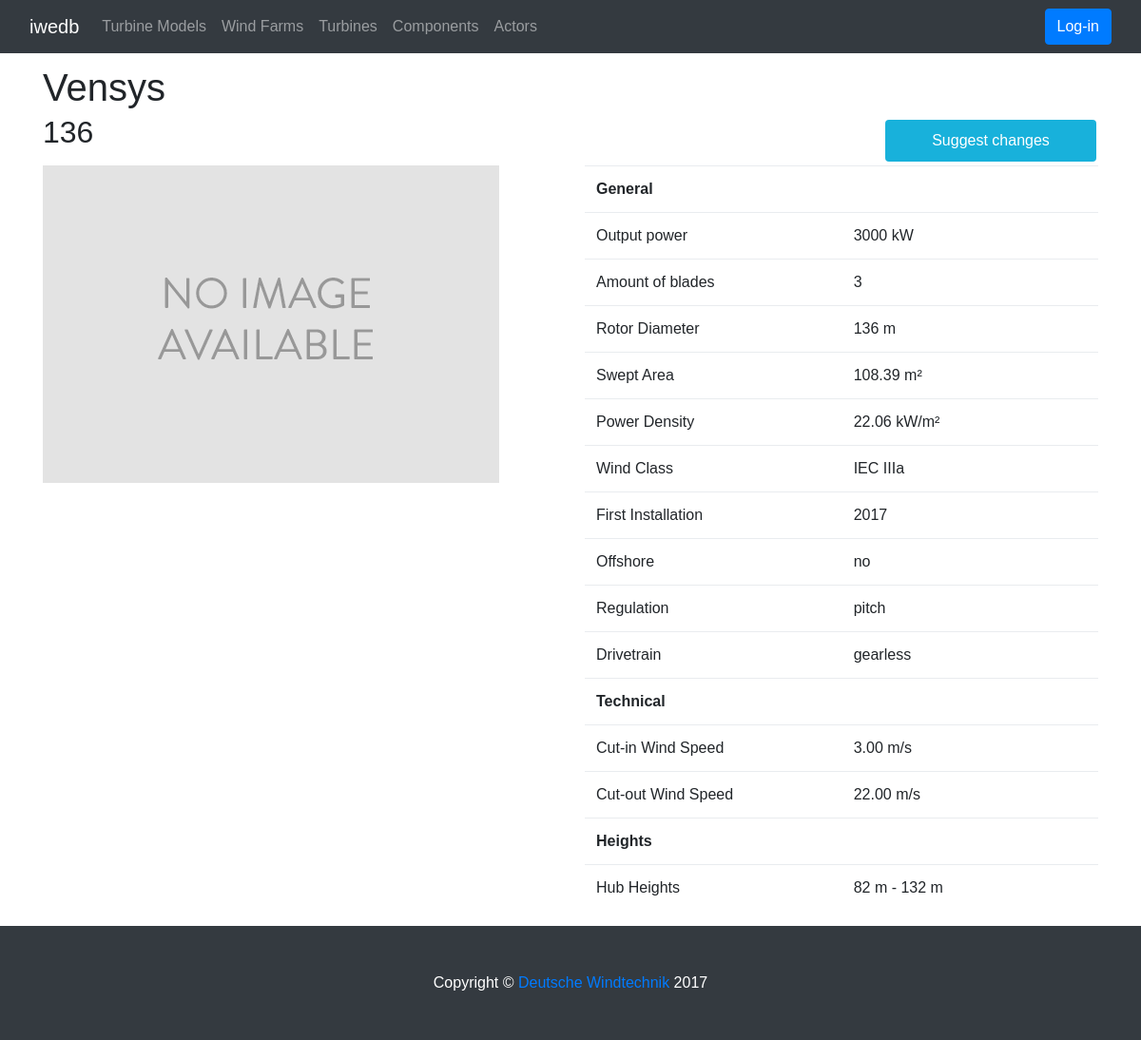
Page /180/136/ on the committed database.
### polls/models.py (models this page shows, shortened)
class WEC_Typ(models.Model):
    manufacturer = models.ForeignKey(Manufacturer, related_name='wea_types')
    name = models.CharField(max_length=200, db_index=True)
    slug = models.SlugField(max_length=200, db_index=True)
    image = models.ImageField(upload_to='wec_types/%Y/%m/%d', blank=True, null=True)
    description = models.TextField(blank=True, null=True)
    output_power = models.IntegerField(default=0, blank=True, null=True, verbose_name='Output power [W]')
    rotor_diameter = models.IntegerField(default=0, blank=True, null=True, verbose_name='Rotor diameter [m]')
    nr_blades = models.IntegerField(default=3, blank=True, null=True, verbose_name='Amount of blades')
    wind_class = MultiSelectField(choices=WIND_CLASS, max_length=30, blank=True, null=True, default=IECIA)
    year = models.IntegerField(default=2000, blank=True, null=True, verbose_name='First installation')
    offshore = models.CharField(max_length=20, choices=OFFSHORE, default='no')
    reg = models.CharField(max_length=20, choices=REGULATION, default='pitch', verbose_name='Regulation')
    drive = models.CharField(max_length=20, choices=DRIVE, default='gearbox', verbose_name='Drivetrain')
    tot_weight_t = models.IntegerField(default=400, blank=True, null=True, verbose_name='Total weight [t]')
    tower_weight_t = models.IntegerField(default=250, blank=True, null=True, verbose_name='Tower weight [t]')
    hub_weight_t = models.IntegerField(default=100, blank=True, null=True, verbose_name='Hub weight [t]')
    rotor_weight_t = models.IntegerField(default=50, blank=True, null=True, verbose_name='Rotor weight [t]')
    min_rot_speed_r_m = models.DecimalField(max_digits=5, decimal_places=2, default=11.5, blank=True, null=True, verbose_name='Min. rotor speed [m/s]')
    max_rot_speed_r_m = models.DecimalField(max_digits=5, decimal_places=2, default=20.5, blank=True, null=True, verbose_name='Max. rotor speed [m/s]')
    cut_in = models.DecimalField(max_digits=5, decimal_places=2, default=3.5, blank=True, null=True, verbose_name='Cut in wind speed')
    nominal_speed = models.DecimalField(max_digits=5, decimal_places=2, default=15.0, blank=True, null=True, verbose_name='Nominal wind speed')
    cut_out = models.DecimalField(max_digits=5, decimal_places=2, default=25.0, blank=True, null=True, verbose_name='Cut out wind speed')
    min_hub_height = models.IntegerField(default=60, blank=True, null=True, verbose_name='Min. Hub Height')
    max_hub_height = models.IntegerField(default=140, blank=True, null=True, verbose_name='Max. Hub Height')
    produced_until = models.IntegerField(blank=True, null=True)
    product_web = models.URLField(max_length=200, blank=True, null=True, verbose_name='Product web page')
    available = models.BooleanField(default=True)
    created = models.DateTimeField(auto_now_add=True)
    updated = models.DateTimeField(auto_now=True)
    power_curve = JSONField(null=True, blank=True)
    def compatibleComponents(self):
        compComponents = self.component_set.all()
        return compComponents
    def wind_farms_of_type(self):
        wf = WindFarm.objects.filter(wec_typ__name__exact=self.name)
        return wf
    def swept_area(self):
        sw_ar = round(3.1416 * (self.rotor_diameter^2)/4, 2)
        return sw_ar
    def power_density(self):
        p_den = round(self.output_power/self.rotor_diameter, 2)
        return p_den
    class Meta:
        ordering = ('name',)
        index_together = (('id', 'slug'),)
    def get_absolute_url(self):
        return reverse('polls:wec_typ_detail', args=[self.id, self.slug])

class Manufacturer(models.Model):
    name = models.CharField(max_length=200, db_index=True)
    slug = models.SlugField(max_length=200, db_index=True, unique=True)
    class Meta:
        ordering = ('name',)
        verbose_name = 'manufacturer'
        verbose_name_plural = 'manufacturers'
    def __str__(self):
        return self.name

### polls/views.py (the view, shortened to what this page needs)
# urls.py: url(r'^(?P<id>\d+)/(?P<slug>[-\w]+)/$', views.wec_typ_detail, name='wec_typ_detail')
def wec_typ_detail(request, id, slug):
    wec_typ = get_object_or_404(WEC_Typ, id=id, slug=slug, available=True)
    context = {'wec_typ': wec_typ}
    return render(request, 'polls/wec_typ/detail.html', context)

### polls/templates/polls/wec_typ/detail.html (shortened to what this page needs)
{% extends "polls/base.html" %}
{% load static %}
{% block content %}
<div class="container">
    <div class="row">
    <div class="col-lg-12 col-md-12 col-sm-12 col-xs-12">
        <h1>{{ wec_typ.manufacturer }}</h1>
        <h2>{{ wec_typ.name }}
        <input type="button" value=" Suggest changes" onclick="location.href='mailto:s.schroedter@deutsche-windtechnik.com?subject=Suggested change: Wind Turbine Model {{ wec_typ.manufacturer }} {{ wec_typ.name }}&body=Moin,%0D%0A%0DI would like to propose the following changes:%0D%0Ahttp://s73ff3n.pythonanywhere.com{{ wec_typ.get_absolute_url }}%0D%0A';" class="btn btn-primary pull-right"></h2>
    </div>
    <div class="col-lg-6 col-md-6 col-sm-6 col-xs-12">
        <img src="{% if wec_typ.image %}{{ wec_typ.image.url }}{% else %}{% static "img/no_image.png" %}{% endif %}" style="max-width: 100%; height:auto; margin-bottom:10px">
    </div>
    <div class="col-lg-6 col-lg-6 col-md-6 col-sm-6 col-xs-12">
        <table class="table">
            <colgroup> <col width="80"> <col width="100"> </colgroup>
            <tr>
                <th colspan="2">General</th>
            </tr>
            {% if wec_typ.output_power %}<tr>
                <td>Output power</td>
                <td>{{ wec_typ.output_power }} kW</td>
            </tr>{% endif %}
            {% if wec_typ.nr_blades %}<tr>
                <td>Amount of blades</td>
                <td>{{ wec_typ.nr_blades }}</td>
            </tr>{% endif %}
            {% if wec_typ.rotor_diameter %}<tr>
                <td>Rotor Diameter</td>
                <td>{{ wec_typ.rotor_diameter }} m</td>
            </tr>{% endif %}
            {% if wec_typ.swept_area %}<tr>
                <td>Swept Area</td>
                <td>{{ wec_typ.swept_area }} m²</td>
            </tr>{% endif %}
            {% if wec_typ.power_density %}<tr>
                <td>Power Density</td>
                <td>{{ wec_typ.power_density }} kW/m²</td>
            </tr>{% endif %}
            {% if wec_typ.wind_class %}<tr>
                <td>Wind Class</td>
                <td>{{ wec_typ.wind_class }}</td>
            </tr>{% endif %}
            {% if wec_typ.year %}<tr>
                <td>First Installation</td>
                <td>{{ wec_typ.year }}</td>
            </tr>{% endif %}
            <tr>
                <td>Offshore</td>
                <td>{{ wec_typ.offshore }}</td>
            </tr>
            <tr>
                <td>Regulation</td>
                <td>{{ wec_typ.reg }}</td>
            </tr>
            <tr>
                <td>Drivetrain</td>
                <td>{{ wec_typ.drive }}</td>
            </tr>
            {% if wec.typ.min_rot_speed_r_m or wec_typ.max_rot_speed_r_m or wec_typ.cut_in or wec_typ.nominal_speed or wec_typ.cut_out %}<tr>
                <th colspan="2">Technical</th>
            </tr>{% endif %}
            {% if wec_typ.cut_in %}<tr>
                <td>Cut-in Wind Speed</td>
                <td>{{ wec_typ.cut_in }} m/s</td>
            </tr>{% endif %}
            {% if wec_typ.cut_out %}<tr>
                <td>Cut-out Wind Speed</td>
                <td>{{ wec_typ.cut_out }} m/s</td>
            </tr>{% endif %}
            <tr>
                <th colspan="2">Heights</th>
            </tr>
            {% if wec_typ.min_hub_height or wec_typ.max_hub_height %}<tr>
                <td>Hub Heights</td>
                <td>{% if wec_typ.min_hub_height %}{{ wec_typ.min_hub_height }} m - {% endif %}{% if wec_typ.max_hub_height %}{{ wec_typ.max_hub_height }} m{% endif %}</td>
            </tr>{% endif %}
        </table>
    </div>
    </div>
</div>
{% endblock %}

### polls/static/css/thumbnail-gallery.css (style rules this page uses)
body { padding-top: 70px; font-family: "Century Gothic", CenturyGothic, Geneva, AppleGothic, sans-serif; }
input[type], select, .form-control { width:100%; padding: 8px 10px; border: 2px solid #18b1db; border-radius: 4px; }
input[type=button], input[type=submit], input[type=reset] { width: 20%; background-color: #18b1db; border: none; color: white; padding: 12px 18px; text-decoration: none; margin: 4px 2px; cursor: pointer; }

### rows in the picture
WEC_Typ: manufacturer "Vensys", name "136", output_power "3000", nr_blades "3", rotor_diameter "136", swept_area "108.39", power_density "22.06", wind_class "IEC IIIa", year "2017", offshore "no", reg "pitch", drive "gearless", cut_in "3.00", cut_out "22.00", min_hub_height "82", max_hub_height "132"
